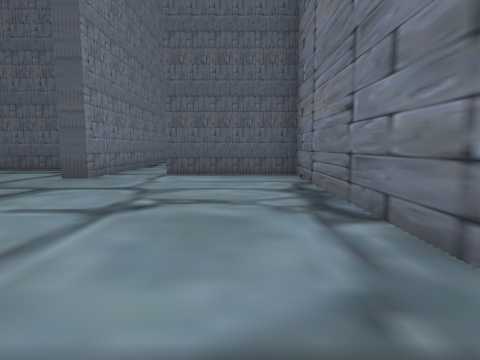
[1] (above)

23 first-person views from a walk through a 3-D level made in the Unity game engine. The camera is 1.2 m above the floor, tilts 6° down and sees 75° across. The floor is counted in squares, 2 m on a side. Each view is taken from the middle of a square. On the plan, view 1 faces up. The plan holds only what a view shows up to about 9 squares ahead; the rest is blank. The place goes on beyond the plan. The player character is not drawn.

[2]
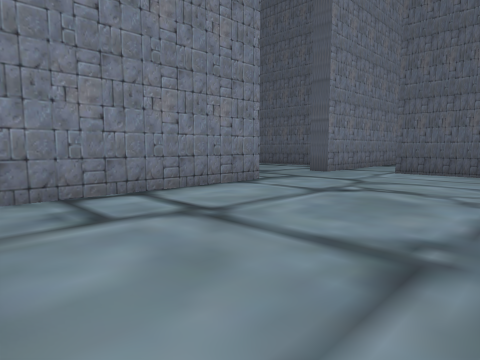

[3]
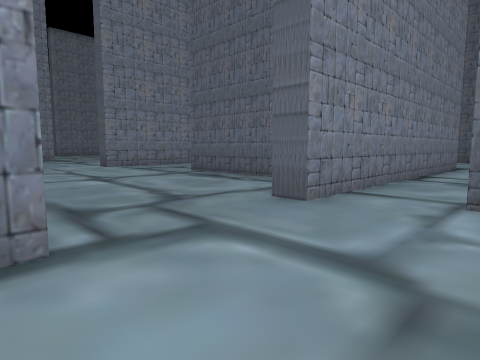

[4]
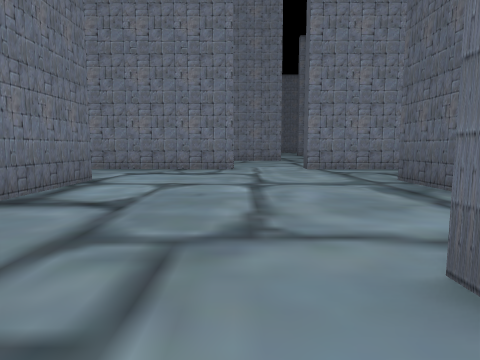

[5]
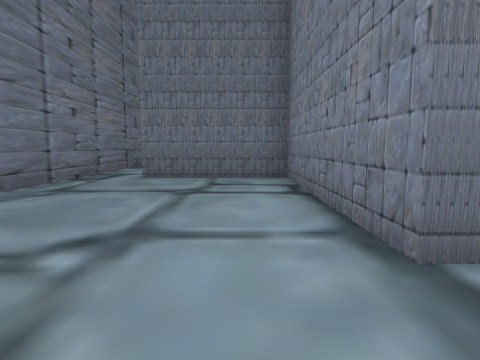

[6]
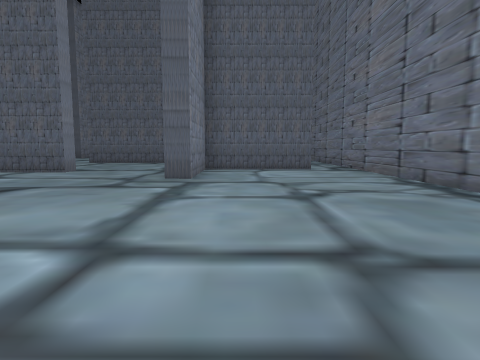

[7]
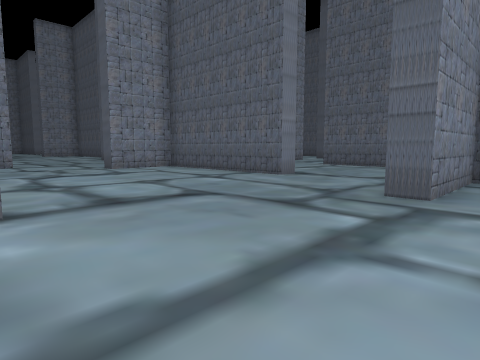

[8]
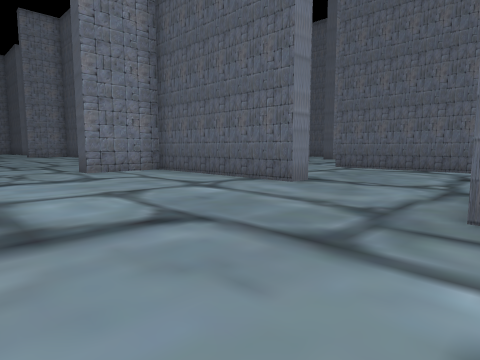

[9]
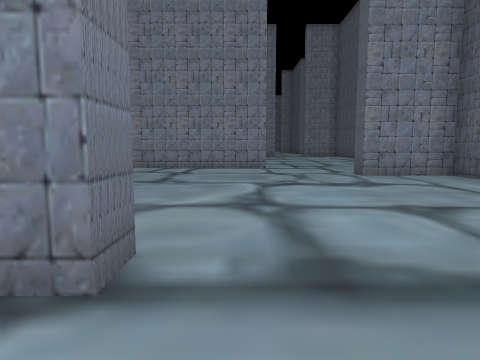

[10]
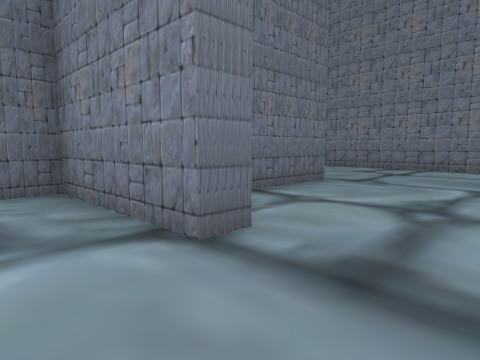

[11]
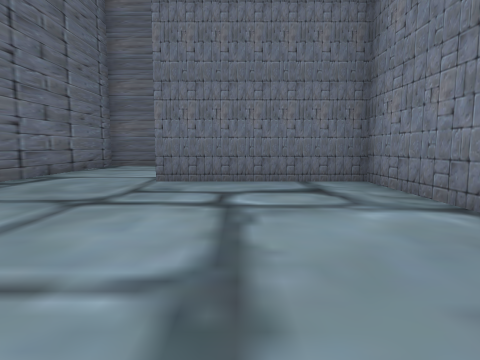

[12]
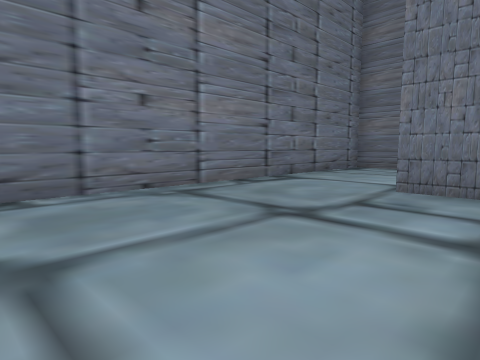

[13]
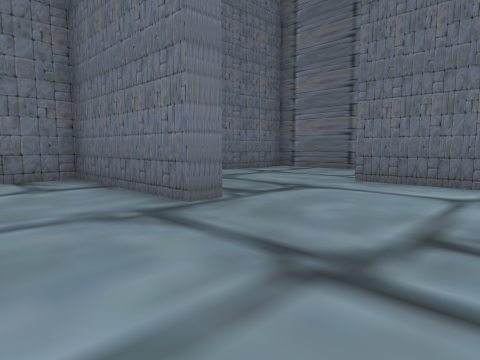

[14]
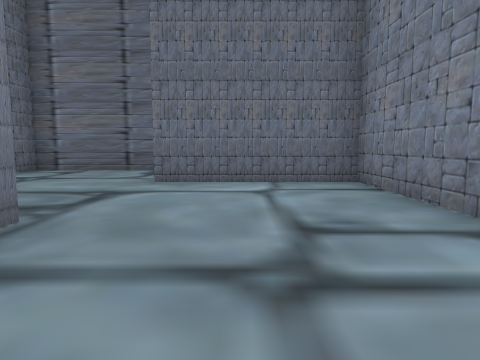

[15]
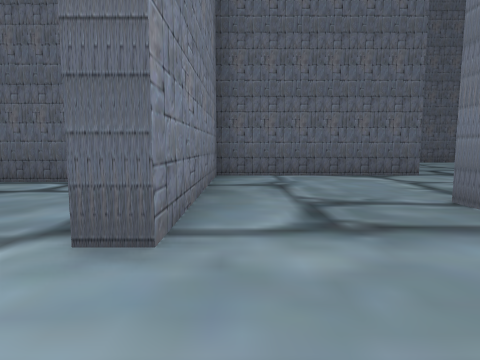

[16]
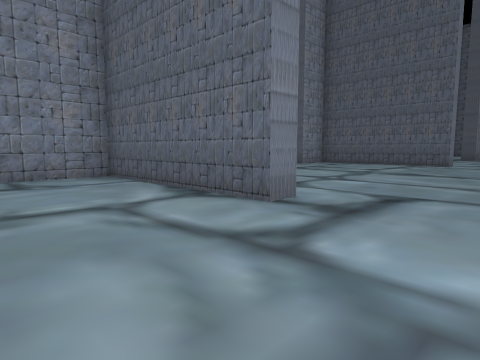

[17]
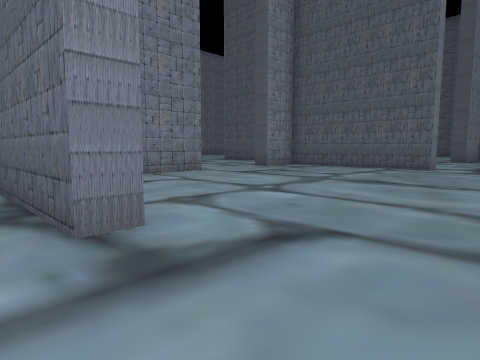

[18]
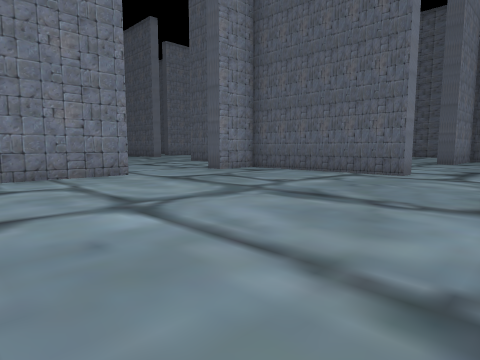

[19]
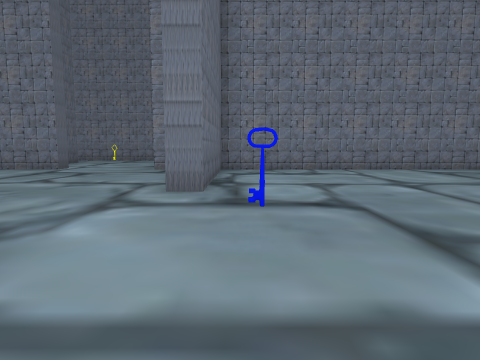

[20]
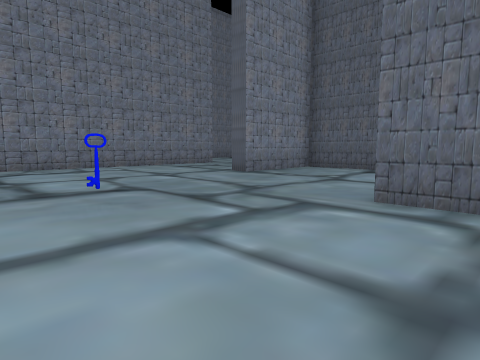

[21]
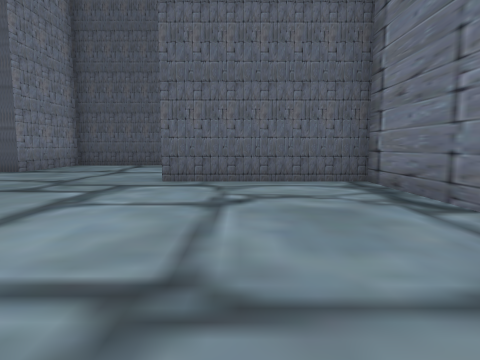

[22]
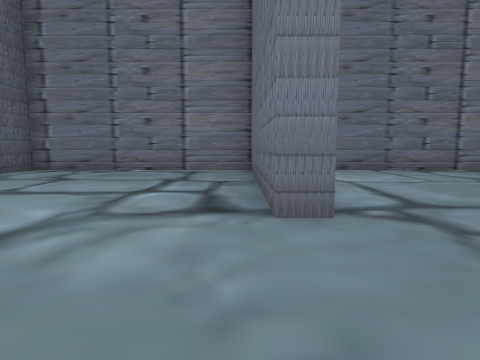

[23]
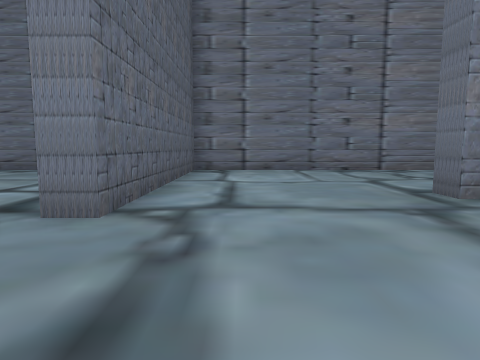

### Floor plan
Points are (right, up) in squares from view 1. A wall is a line through its corners. A room is listed if a view was taken in it or the views show most of it. See-through windows are left out.
Room 1 (views 1, 3, 4, 5)
walls: (-2.9, 3.4) (-2.9, -1.1) (0, -1.1); (1.2, -0.6) (1.2, 6.6) (-1.6, 6.6)
ways out: opening at (-3, 4.5) to room 2; opening at (-2, 7) to room 2; opening at (0.5, -1) to room 2
Room 2 (views 2, 6, 7, 8, 9, 10, 11, 12, 13, 14, 15, 16, 17, 18, 19, 20, 21, 22, 23)
walls: (-4.5, 7.9) (-7.7, 7.9) (-7.7, 8.5); (-3.3, 3.4) (-2.9, 3.4); (-4.2, 1.8) (-7, 1.8); (-7.8, 2.3) (-5.5, 2.3); (-10.5, 4.9) (-10.5, 0.9); (-6.2, 12.2) (-6.2, 11.7) (-10.5, 11.7) (-10.5, 6.8); (-3.4, 13.4) (-2.9, 13.4) (-2.9, 6) (-3.4, 6); (1.2, 10.8) (1.2, 17.2) (-4.4, 17.2) (-4.4, 17.7) (0.9, 17.7); (-6.2, -2) (-6.2, -2.5) (-10.5, -2.5) (-10.5, -4.4) (-11.1, -4.4); (0, -1.6) (-2.9, -1.6) (-2.9, -4) (-3.5, -4); (-10.5, 16.1) (-10.5, 13.8); (1.2, 17.7) (1.2, 23.4) (-2.4, 23.4); (-10.5, 19.4) (-10.5, 18.7); (-13, -6.2) (-13, -12.4) (-9.5, -12.4); (-9.2, -9.5) (-9.2, -9) (-5.7, -9) (-5.7, -7.6) (-5.2, -7.6) (-5.2, -10.4) (-1.5, -10.4); (-8.9, -15.1) (-5.7, -15.1) (-5.7, -12.6); (1.1, -14.7) (1.2, -0.6); (-6.3, 27.6) (-6.4, 25.6) (-6.9, 25.6); (0, -15.1) (0.8, -15.1); (-10.5, 27.6) (-10.5, 20.5) (-6.2, 20.5) (-6.2, 20) (-9.9, 20)
ways out: opening at (-3, 4.5) to room 1; opening at (-2, 7) to room 1; opening at (0.5, -1) to room 1; opening at (-12, -5.5); opening at (-11, 5.5); opening at (-11, 17.5)
objects: other object (-4, 21)

Where each view was taken, in squares from view 1:
view 1: 0 up, 0 right, facing up
view 2: 1 down, 1 right, facing up-left
view 3: 3 up, 1 left, facing up-left
view 4: 5 up, 2 left, facing left
view 5: 5 up, 2 left, facing down
view 6: 10 down, 2 left, facing up
view 7: 8 down, 2 left, facing up-left
view 8: 7 down, 3 left, facing up-left
view 9: 7 down, 4 left, facing left
view 10: 6 down, 4 left, facing down-left
view 11: 5 down, 3 left, facing down
view 12: 6 down, 3 left, facing down-right
view 13: 7 down, 12 left, facing down-right
view 14: 7 down, 11 left, facing down
view 15: 5 up, 10 left, facing up
view 16: 9 up, 4 left, facing up-left
view 17: 11 up, 4 left, facing up-left
view 18: 13 up, 4 left, facing up-left
view 19: 21 up, 2 left, facing left
view 20: 20 up, 1 left, facing up-left
view 21: 18 up, 1 left, facing up
view 22: 18 up, 7 left, facing right
view 23: 16 up, 7 left, facing right
